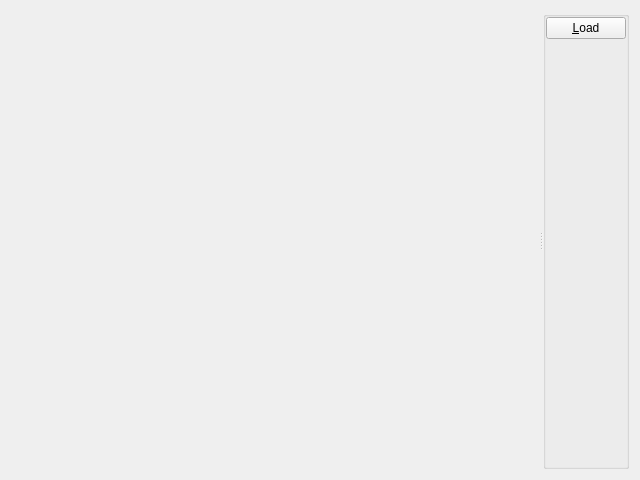
<?xml version="1.0" encoding="UTF-8"?>
<ui version="4.0">
 <class>TrackResultsWidget</class>
 <widget class="QWidget" name="TrackResultsWidget">
  <property name="geometry">
   <rect>
    <x>0</x>
    <y>0</y>
    <width>640</width>
    <height>480</height>
   </rect>
  </property>
  <property name="windowTitle">
   <string>Form</string>
  </property>

    <layout class="QHBoxLayout" name="horizontalLayout_2_0">
     <item>
      <widget class="QSplitter" name="splitter">
       <property name="sizePolicy">
        <sizepolicy hsizetype="Expanding" vsizetype="Preferred">
         <horstretch>0</horstretch>
         <verstretch>100</verstretch>
        </sizepolicy>
       </property>
       <property name="orientation">
        <enum>Qt::Horizontal</enum>
       </property>
       <widget class="QwtPlot" name="m_trackPlot" native="true">
        <property name="sizePolicy">
         <sizepolicy hsizetype="Preferred" vsizetype="Preferred">
          <horstretch>100</horstretch>
          <verstretch>100</verstretch>
         </sizepolicy>
        </property>
       </widget>

       <widget class="QGroupBox" name="groupBox_4">
        <property name="sizePolicy">
         <sizepolicy hsizetype="Preferred" vsizetype="Preferred">
          <horstretch>1</horstretch>
          <verstretch>0</verstretch>
         </sizepolicy>
        </property>
        <property name="title">
         <string/>
        </property>

        <layout class="QVBoxLayout" name="verticalLayout_1">
         <property name="margin">
          <number>0</number>
         </property>

         <item>
          <widget class="QPushButton" name="m_loadDataBtn">
           <property name="enabled">
            <bool>true</bool>
           </property>
           <property name="text">
            <string>&amp;Load</string>
           </property>
          </widget>
         </item>
		   
         <item>
          <spacer name="verticalSpacer_2">
           <property name="orientation">
            <enum>Qt::Vertical</enum>
           </property>
          <property name="sizeHint" stdset="0">
           <size>
            <width>20</width>
            <height>40</height>
           </size>
          </property>
          </spacer>
         </item>

        </layout>
       </widget>
      </widget>
     </item>
    </layout>

 </widget>
 <customwidgets>
  <customwidget>
   <class>QwtPlot</class>
   <extends>QWidget</extends>
   <header>qwt_plot.h</header>
   <container>1</container>
  </customwidget>
 </customwidgets>
 <resources/>
 <connections/>
</ui>
